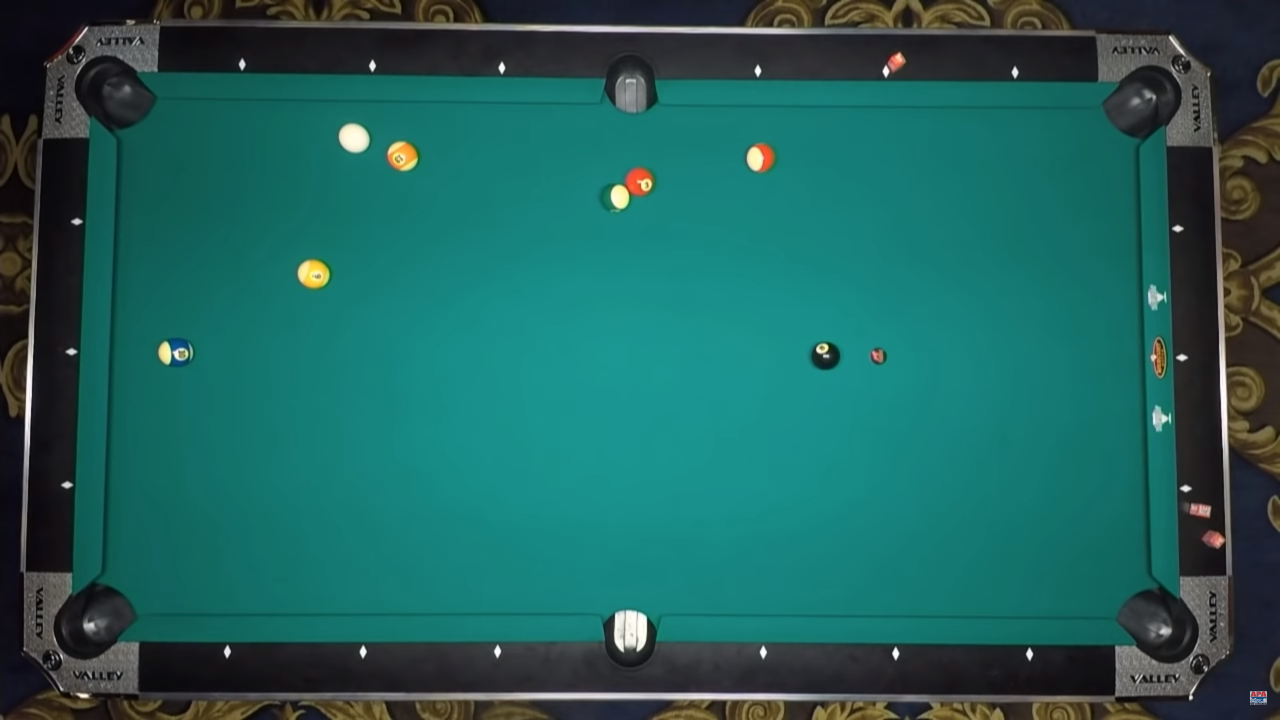
#> input picture test/images/test1.png, 2560 x 1440 px, found by its file name (shown at 1/2 size)
$ python pool.py
#> lines starting #> are read from the running program, lines starting #| are printed output that depends on the picture; after the words box and inside, x2 and y2 are one past the last pixel; in counts of white or black regions, pixels touching at a corner belong together
# import the necessary packages
import numpy as np
import cv2
import time
# construct the argument parse and parse the arguments
# load the image

image = cv2.imread('test/images/test1.png')
#> image is the input picture: shape (1440, 2560, 3); mean B, G, R 92, 97, 31.9
image = cv2.resize(image,(1920,1080))
#> image: shape (1080, 1920, 3)
imageHSV = cv2.cvtColor(image, cv2.COLOR_BGR2HSV)
#> imageHSV: shape (1080, 1920, 3); mean H, S, V 87.8, 159.7, 99.3
width = image.shape[1]
#> width = 1920
height = image.shape[0]
#> height = 1080

# define the list of pool_color_range
pool_color_range = [
    ([70, 150, 50], [95, 255, 220]),
]

#cv2.namedWindow('image', cv2.WINDOW_NORMAL)
#cv2.namedWindow('image', cv2.WINDOW_NORMAL)
#cv2.resizeWindow('image', 1280, 720)


# loop over the pool_color_range
for (lower, upper) in pool_color_range:
    # create NumPy arrays from the pool_color_range
    lower = np.array(lower, dtype="uint8")
    upper = np.array(upper, dtype="uint8")

    mask = cv2.inRange(imageHSV, lower, upper)
    output = cv2.bitwise_and(image, image, mask=mask)
    contours = cv2.findContours(
        mask, cv2.RETR_TREE, cv2.CHAIN_APPROX_SIMPLE)
    c = max(contours[0], key=cv2.contourArea)
    minarea = cv2.minAreaRect(c)
    rect = cv2.boxPoints(minarea)
    cv2.drawContours(output, [np.int0(rect)], -1, (0, 255, 0), 3)

    dest = np.float32([
        [width-1, height-1],
        [0, height-1],
        [0, 0],
        [width-1, 0],
    ])
    M = cv2.getPerspectiveTransform(rect, dest)
#> this loop made 1 pass
#> minarea on pass 1: ((939.1, 540.9), (855.4, 1659.2), -89.54)
#> pass 1, `mask = cv2.inRange(imageHSV, lower, upper)`:
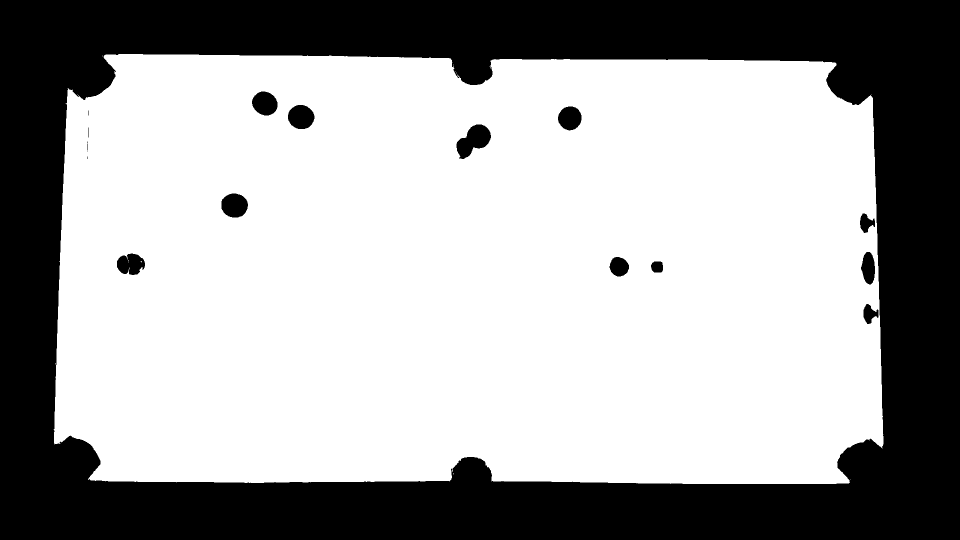
#> mask: shape (1080, 1920) (shown at 1/2 size); 64.6% white; 19 black regions (6 under 20 px), largest, box (x1, y1, x2, y2) and area: (0, 0, 1920, 1080) 717388, (913, 249, 982, 318) 2770, (443, 387, 496, 435) 2023
#> pass 1, `output = cv2.bitwise_and(image, image, mask=mask)`:
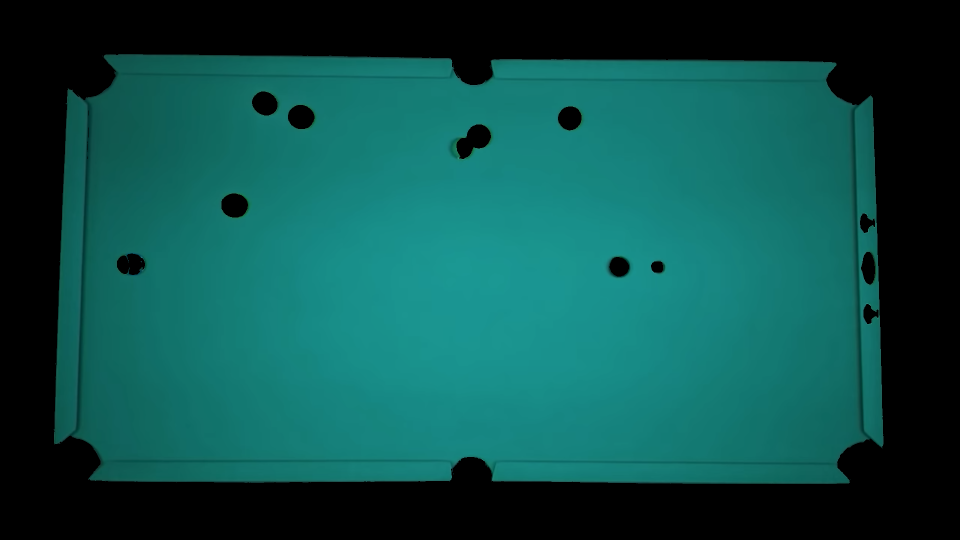
#> output: shape (1080, 1920, 3) (shown at 1/2 size); mean B, G, R 74.7, 79, 13.2
#> after the loop:
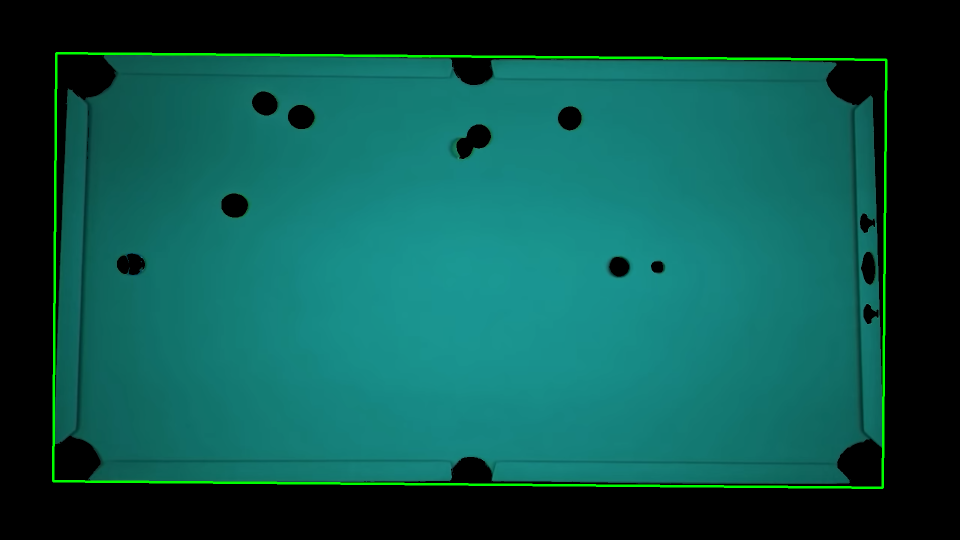
#> output: shape (1080, 1920, 3) (shown at 1/2 size); 1.21% of pixels changed, all inside (x1, y1, x2, y2) = (104, 104, 1775, 978)


start = time.time()
outputKeyed = cv2.subtract(image, output)
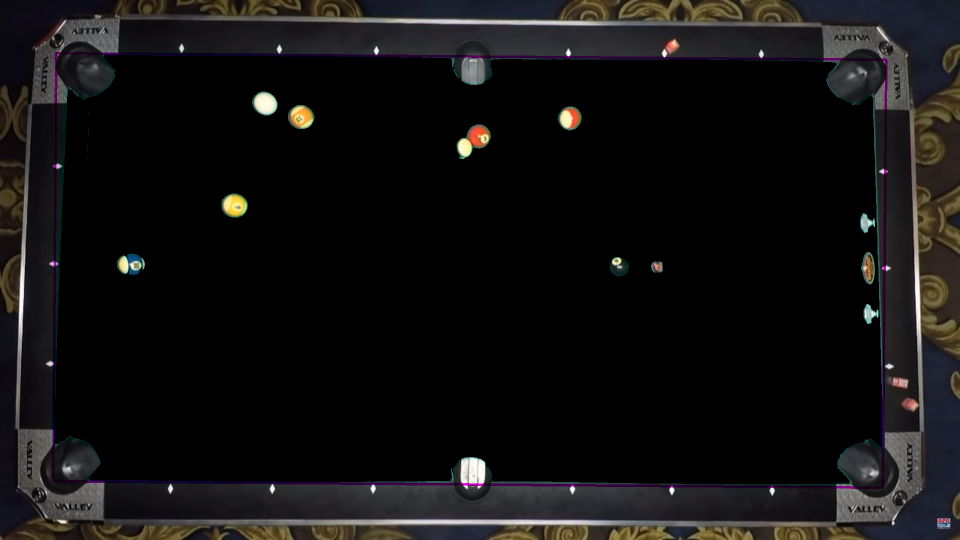
#> outputKeyed: shape (1080, 1920, 3) (shown at 1/2 size); mean B, G, R 17.4, 17.5, 18.6
#warp = cv2.warpPerspective(image, M, (width, height))
warp2 = cv2.warpPerspective(outputKeyed, M, (width, height))
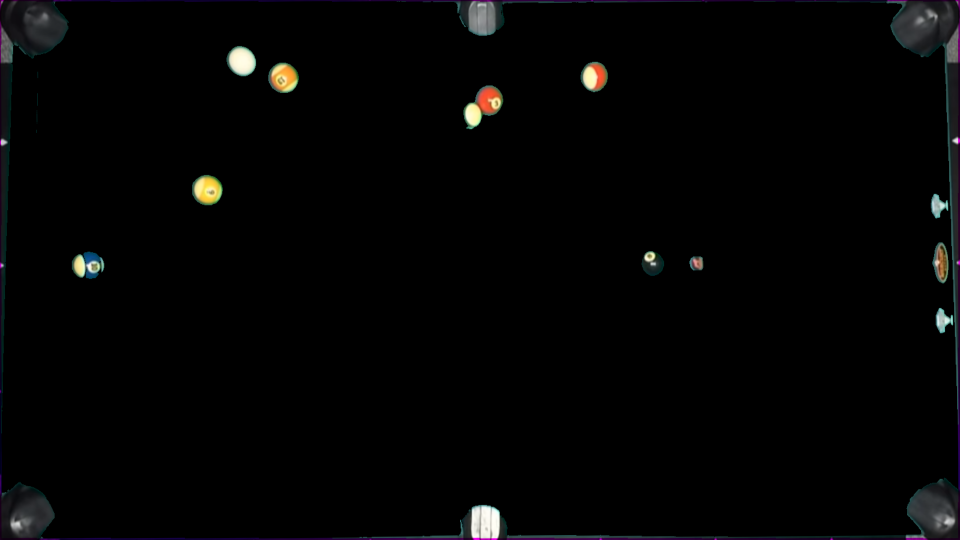
#> warp2: shape (1080, 1920, 3) (shown at 1/2 size); mean B, G, R 4.2, 4.1, 4.2

""" gray = cv2.cvtColor(warp2, cv2.COLOR_BGR2GRAY)
circles = cv2.HoughCircles(gray, cv2.HOUGH_GRADIENT,
                           1, 20, param1=50, param2=30, minRadius=30, maxRadius=65)
 """

end = time.time()


# show the images
print((end - start)*1000)
#cv2.imshow("image", np.hstack([image, output]))
cv2.imwrite("tests/results/detect2.png", warp2)
cv2.imwrite("tests/results/detect1.png", output)
#cv2.imwrite("tests/results/detect.png", np.hstack([image, warp]))
# cv2.waitKey(0)
